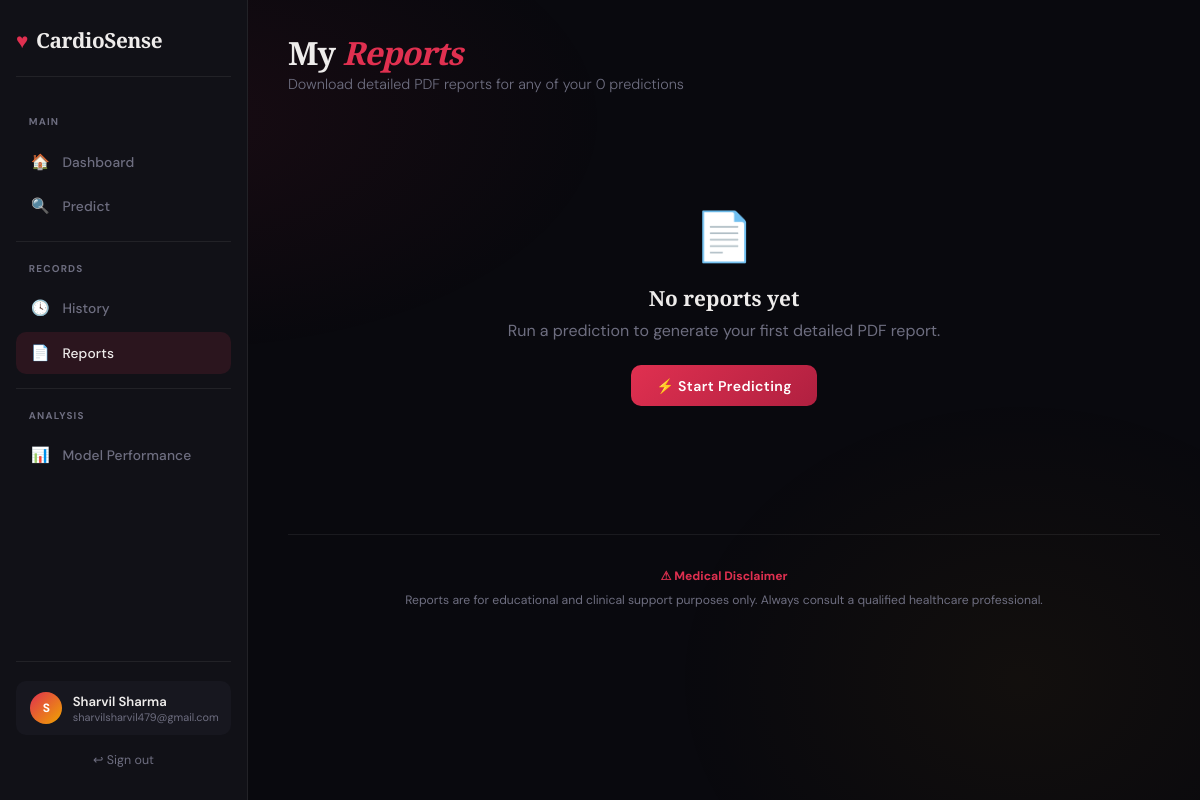
Before: /reports (signed in) with the older database file.
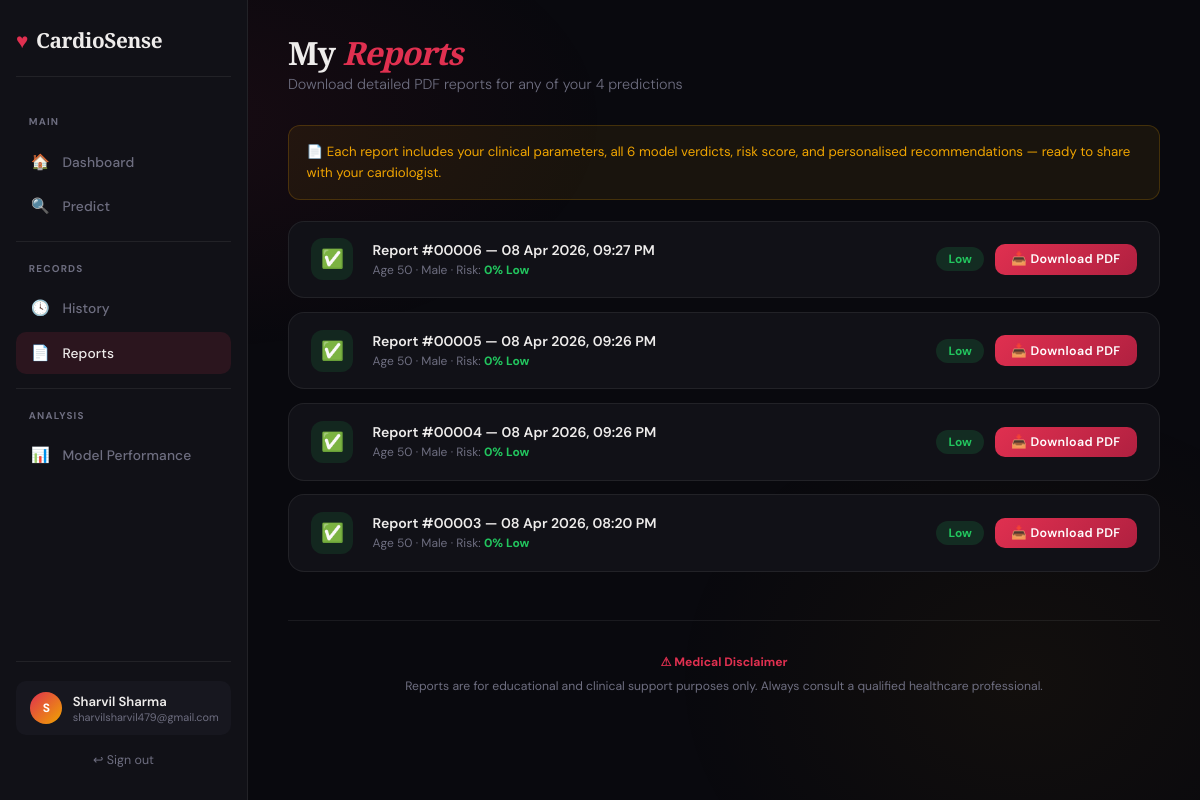
After: the same page with the newer database file.
### app.py (models this page shows)
class Prediction(db.Model):
    id           = db.Column(db.Integer, primary_key=True)
    user_id      = db.Column(db.Integer, db.ForeignKey('user.id'), nullable=False)
    created_at   = db.Column(db.DateTime, default=datetime.utcnow)
    age          = db.Column(db.Integer)
    sex          = db.Column(db.Integer)
    chestpain    = db.Column(db.Integer)
    rbp          = db.Column(db.Integer)
    cholesterol  = db.Column(db.Integer)
    fasting_bs   = db.Column(db.Integer)
    ecg          = db.Column(db.Integer)
    max_hr       = db.Column(db.Integer)
    angina       = db.Column(db.Integer)
    oldpeak      = db.Column(db.Float)
    st_slope     = db.Column(db.Integer)
    risk_pct     = db.Column(db.Integer)
    risk_label   = db.Column(db.String(20))
    results_json = db.Column(db.Text)

### app.py (the view)
@app.route('/reports')
@login_required
def reports():
    preds = Prediction.query.filter_by(user_id=session['user_id'])\
                            .order_by(Prediction.created_at.desc()).all()
    return render_template('reports.html', predictions=preds, name=session['name'])

### app.py (called while the page is built)
def login_required(f):
    @wraps(f)
    def decorated(*args, **kwargs):
        if 'user_id' not in session:
            return redirect(url_for('login'))
        return f(*args, **kwargs)
    return decorated

### templates/reports.html (shortened to what this page needs)
{% extends "base.html" %}
{% block content %}
<div class="page-header">
  <h1>My <em>Reports</em></h1>
  <p>Download detailed PDF reports for any of your {{ predictions|length }} prediction{{ 's' if predictions|length != 1 else '' }}</p>
</div>
{% if predictions %}
<div class="info-box">
  📄 Each report includes your clinical parameters, all 6 model verdicts, risk score, and personalised recommendations — ready to share with your cardiologist.
</div>
<div class="reports-grid">
{% for p in predictions %}
<div class="report-row">
  <div class="rep-icon rep-icon-{{ p.risk_label }}">
    {{ '⚠️' if p.risk_label=='high' else ('🟡' if p.risk_label=='moderate' else '✅') }}
  </div>
  <div class="rep-info">
    <h4>Report #{{ '%05d' % p.id }} — {{ p.created_at.strftime('%d %b %Y, %I:%M %p') }}</h4>
    <p>Age {{ p.age }} · {{ 'Male' if p.sex==0 else 'Female' }} · Risk: <strong style="color:{{ '#e03050' if p.risk_label=='high' else ('#f0a500' if p.risk_label=='moderate' else '#22c55e') }}">{{ p.risk_pct }}% {{ p.risk_label|capitalize }}</strong></p>
  </div>
  <div class="rep-right">
    <span class="risk-badge risk-{{ p.risk_label }}">{{ p.risk_label|capitalize }}</span>
    <a href="/api/report/{{ p.id }}" class="btn btn-primary btn-sm">📥 Download PDF</a>
  </div>
</div>
{% endfor %}
</div>
{% else %}
<div class="empty-state">
  <span class="ei">📄</span>
  <h3>No reports yet</h3>
  <p style="margin-bottom:1.5rem">Run a prediction to generate your first detailed PDF report.</p>
  <a href="/predict" class="btn btn-primary">⚡ Start Predicting</a>
</div>
{% endif %}
<div class="disclaimer">
  <strong>⚠ Medical Disclaimer</strong><br>
  Reports are for educational and clinical support purposes only. Always consult a qualified healthcare professional.
</div>
{% endblock %}

Changed rows visible on the page:
added Prediction: risk_label "✅", id "00006", created_at "08 Apr 2026, 09:27 PM", age "50", sex "Male", risk_pct "0", risk_label "Low"
added Prediction: risk_label "✅", id "00005", created_at "08 Apr 2026, 09:26 PM", age "50", sex "Male", risk_pct "0", risk_label "Low"
added Prediction: risk_label "✅", id "00004", created_at "08 Apr 2026, 09:26 PM", age "50", sex "Male", risk_pct "0", risk_label "Low"
added Prediction: risk_label "✅", id "00003", created_at "08 Apr 2026, 08:20 PM", age "50", sex "Male", risk_pct "0", risk_label "Low"
Other visible differences:
{{ predictions|length }}: "0" → "4"
text no longer shown: "📄 No reports yet Run a prediction to generate your first detailed PDF report. ⚡ Start Predicting"
text now shown: "📄 Each report includes your clinical parameters, all 6 model verdicts, risk score, and personalised recommendations — ready to share with your cardiologist."
